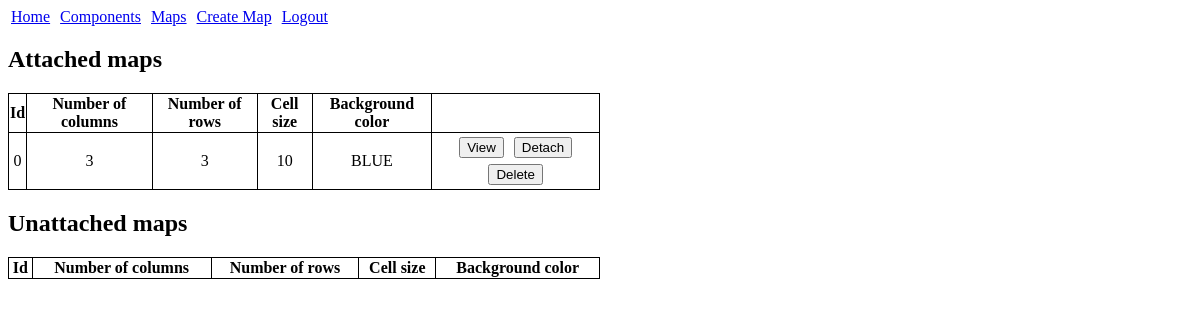
Before: /racemap/maps (signed in) with the older database file.
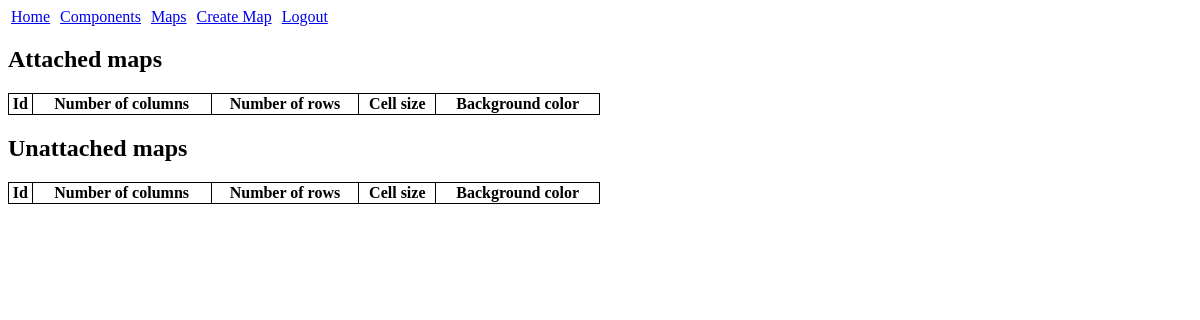
After: the same page with the newer database file.
### RaceMapApp/models.py (models this page shows, shortened)
class Map(models.Model):
    class BackgroundColor(models.TextChoices):
        BLUE = "BLUE", _("BLUE")
        RED = "RED", _("RED")
        GREEN = "GREEN", _("GREEN")
        WHITE = "WHITE", _("WHITE")
        BLACK = "BLACK", _("BLACK")
        ORANGE = "ORANGE", _("ORANGE")
        PINK = "PINK", _("PINK")
        GRAY = "GRAY", _("GRAY")
        YELLOW = "YELLOW", _("YELLOW")
        PURPLE = "PURPLE", _("PURPLE")
    id = models.IntegerField(primary_key=True)
    num_cols = models.IntegerField()
    num_rows = models.IntegerField()
    cellsize = models.IntegerField()
    bg_color = models.CharField(max_length=10, choices=BackgroundColor.choices, default=BackgroundColor.WHITE)
    users = models.ManyToManyField(User, related_name="maps")

### RaceMapApp/views.py (the view, shortened to what this page needs)
# urls.py: path("maps", views.maps),
@login_required
def maps(request):
    attached_maps = list(User.objects.get(username=request.user).maps.all())
    unattached_maps = list(Map.objects.exclude(users__username=request.user))
    return render(request, "maps.html", {"attached_maps": attached_maps, "unattached_maps": unattached_maps})

### RaceMapApp/templates/maps.html (shortened to what this page needs)
{% extends "base.html" %}
{% block body %}
    <h2>Attached maps</h2>
    <table>
        <thead>
            <tr>
                <th>Id</th>
                <th>Number of columns</th>
                <th>Number of rows</th>
                <th>Cell size</th>
                <th>Background color</th>
            </tr>
        </thead>
        <tbody>
            {% for map in attached_maps %}
                <tr>
                    <td>{{ map.id }}</td>
                    <td>{{ map.num_cols }}</td>
                    <td>{{ map.num_rows }}</td>
                    <td>{{ map.cellsize }}</td>
                    <td>{{ map.bg_color }}</td>
                    <td>
                        <form method="post">
                            <input type="submit" name="submit" value="View">
                            <input type="submit" name="submit" value="Detach">
                            <input type="submit" name="submit" value="Delete">
                        </form>
                    </td>
                </tr>
            {% endfor %}
        </tbody>
    </table>
    <h2>Unattached maps</h2>
    <table>
        <thead>
            <tr>
                <th>Id</th>
                <th>Number of columns</th>
                <th>Number of rows</th>
                <th>Cell size</th>
                <th>Background color</th>
            </tr>
        </thead>
    </table>
{% endblock %}

Changed rows visible on the page:
removed Map: id "0", num_cols "3", num_rows "3", cellsize "10", bg_color "BLUE"
